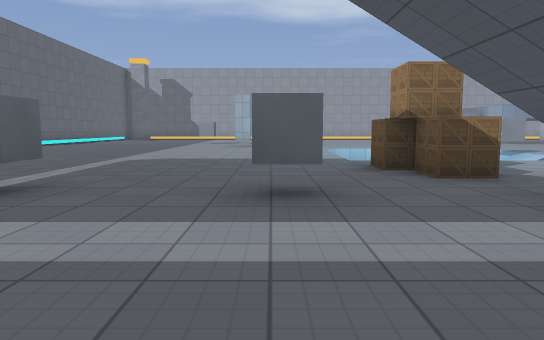
view 1 (above)

19 first-person views from a walk through a 3-D level made in the Godot game engine. The camera is 1.2 m above the floor, tilts 6° down and sees 70° across. The floor is counted in squares, 2 m on a side. Each view is taken from the middle of a square. On the plan, view 1 faces up. The plan holds only what a view shows up to about 11 squares ahead; the rest is blank. The place goes on beyond the plan. Surface patterns are stand-ins for the level's own textures.

view 2
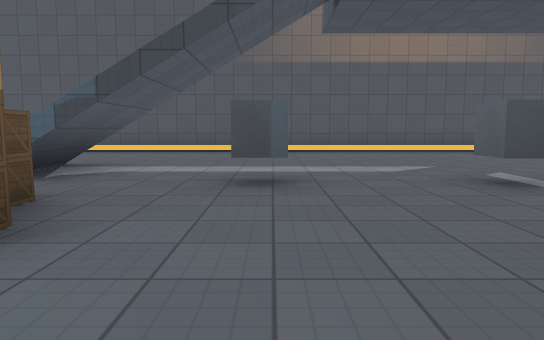

view 3
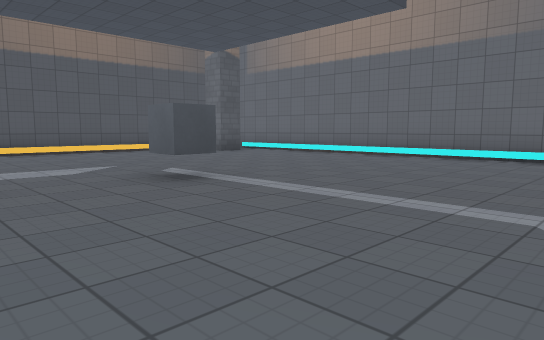

view 4
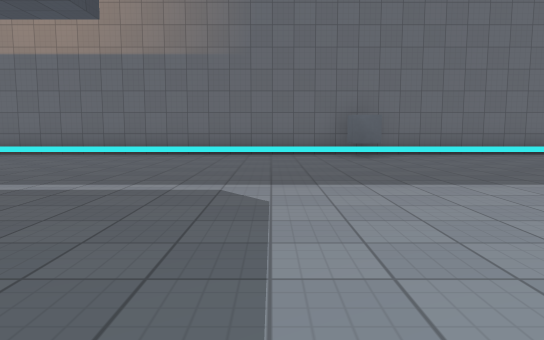

view 5
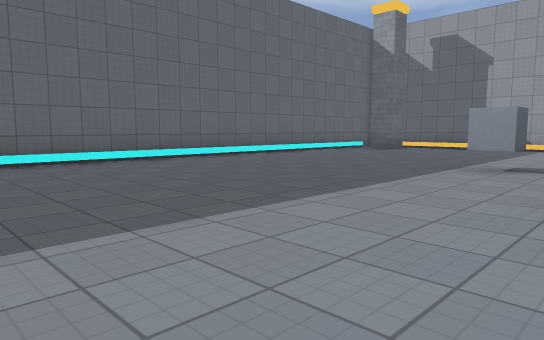

view 6
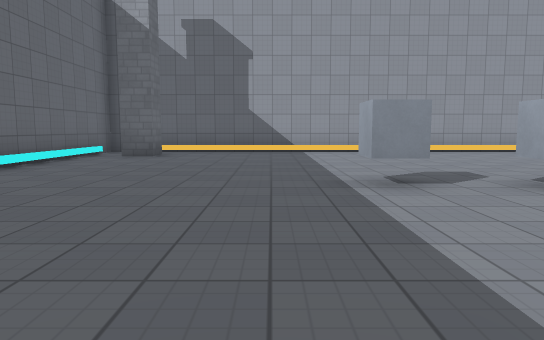

view 7
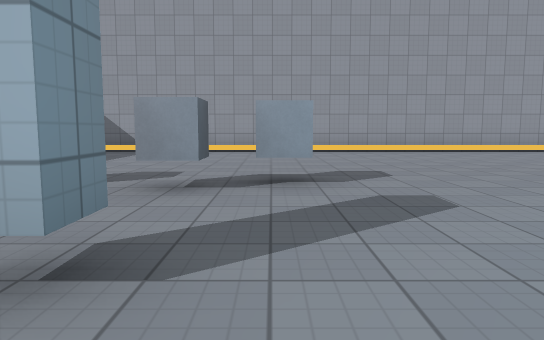

view 8
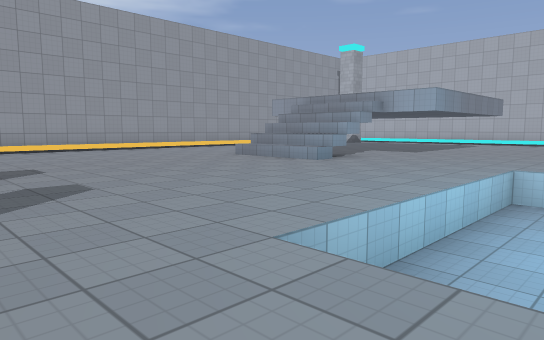

view 9
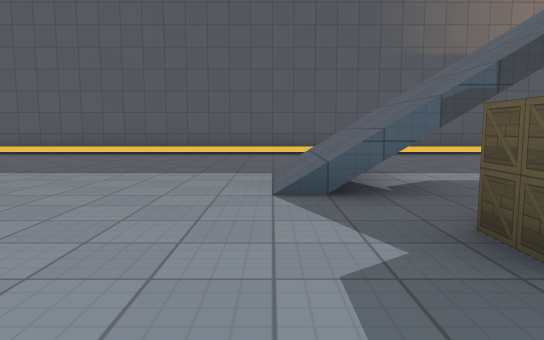

view 10
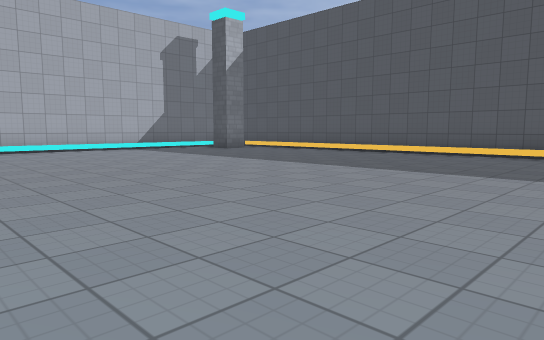

view 11
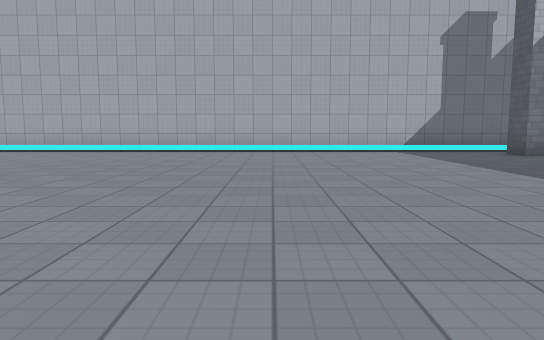

view 12
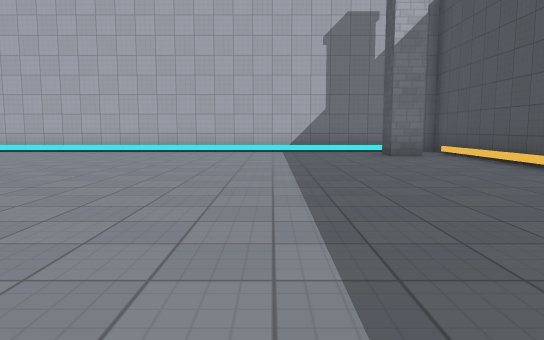

view 13
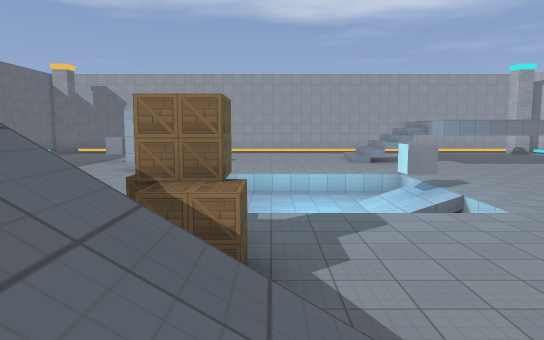

view 14
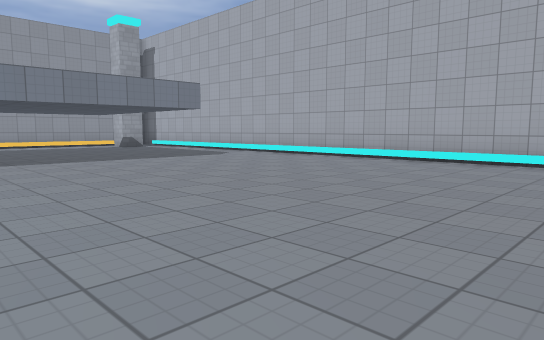

view 15
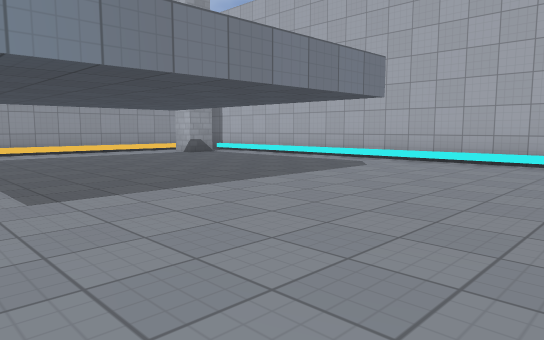

view 16
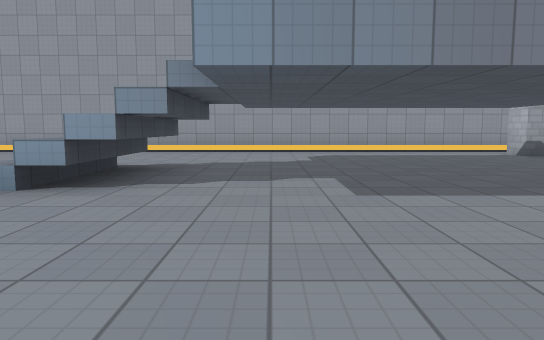

view 17
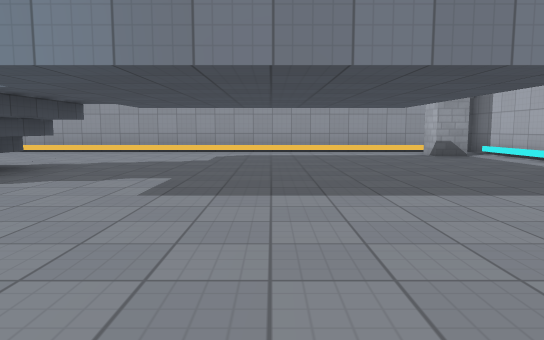

view 18
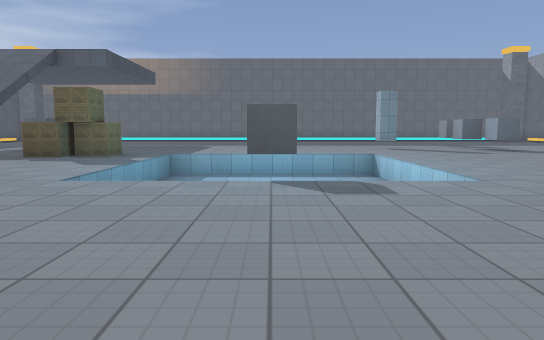

view 19
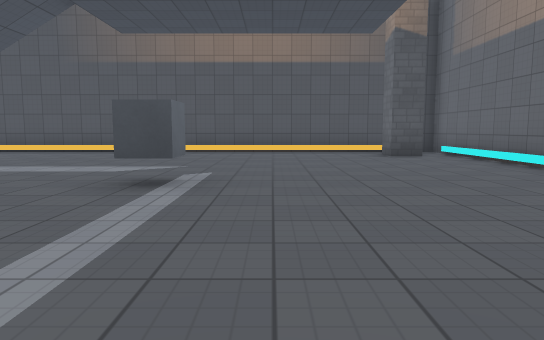

### Floor plan
Key: @ floor where view 1 was taken; # wall or solid block; . main floor; - floor 0.25 m lower than the main floor; _ floor 1 m lower than the main floor; / step, stairs or slope; = window, fence, low wall or low ledge; C crate; P pillar.
Columns run from 9 left of view 1 to 17 right of it. Each row starts with its distance up from view 1.
 23 ###########################
 22 #.///////////////////////.#
 21 #/P.....................P/#
 20 #/......................./#
 19 #/......................./#
 18 #/.............///......./#
 17 #/.............///......./#
 16 #/....#.##.....///......./#
 15 #/......................./#
 14 #/......#................/#
 13 #/......................./#
 12 #/........._____........./#
 11 #/.........____-........./#
 10 #.#........___ #........./#
  9 #/.........__  =........./#
  8 #/.........__   ........./#
  7 #/......................./#
  6 #/.........C............./#
  5 #/.........C............./#
  4 #/....#..#.............../#
  3 #/.........///.........../#
  2 #/......... //.........../#
  1 #/......................./#
  0 #/.......@.............../#
 -1 #/P.....................P/#
 -2 #.///////////////////////.#
 -3 ###########################

Where each view was taken, in squares from view 1:
view 1: 0 up, 0 right, facing up
view 2: 8 up, 0 right, facing down
view 3: 8 up, 0 right, facing down-left
view 4: 8 up, 1 right, facing left
view 5: 10 up, 1 left, facing up-left
view 6: 12 up, 4 left, facing up
view 7: 12 up, 0 right, facing up
view 8: 11 up, 0 right, facing up-right
view 9: 7 up, 4 right, facing down
view 10: 7 up, 5 right, facing down-right
view 11: 5 up, 6 right, facing right
view 12: 2 up, 6 right, facing right
view 13: 2 up, 3 right, facing up
view 14: 8 up, 9 right, facing up-right
view 15: 12 up, 9 right, facing up-right
view 16: 12 up, 9 right, facing up
view 17: 12 up, 11 right, facing up
view 18: 10 up, 11 right, facing left
view 19: 8 up, 4 left, facing down
